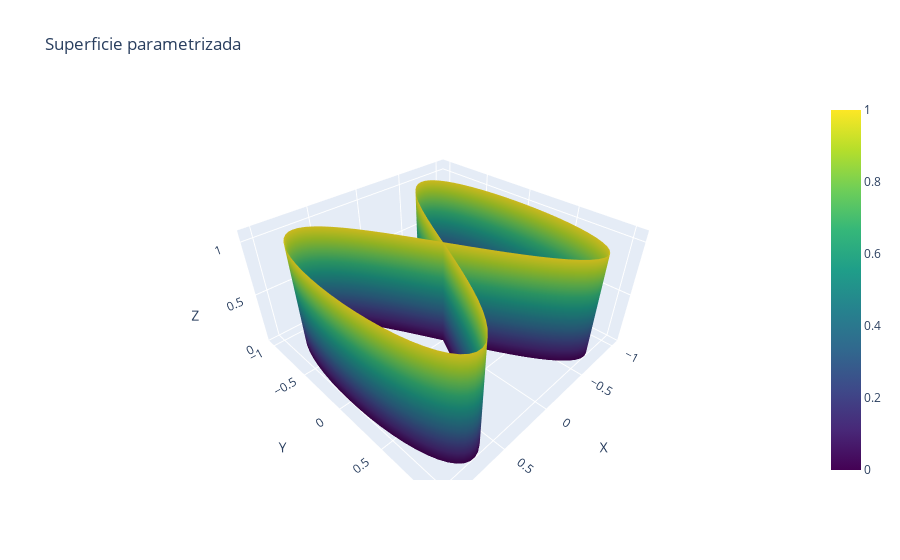

Notebook code for this chart:
### Code cell
fig = go.Figure(data=[
    go.Surface(x=x, y=y, z=z, colorscale='Viridis', showscale=True)
])

fig.update_layout(
    title="Superficie parametrizada",
    scene=dict(
        xaxis_title="X",
        yaxis_title="Y",
        zaxis_title="Z",
        xaxis=dict(range=[-1.1, 1.1]),
        yaxis=dict(range=[-1.1, 1.1]),
        zaxis=dict(range=[0, 1.1])
    )
)


fig.show()

### Figure 1 — Plotly figure (JSON) as saved in the notebook; plotly's stock layout.template omitted (floating-point values rounded to 4 significant figures; data arrays with more than 128 entries replaced by an {"elided": "..."} marker saying what was removed)
{"data": [{"colorscale": [[0, "#440154"], [0.1111, "#482878"], [0.2222, "#3e4989"], [0.3333, "#31688e"], [0.4444, "#26828e"], [0.5556, "#1f9e89"], [0.6667, "#35b779"], [0.7778, "#6ece58"], [0.8889, "#b5de2b"], [1, "#fde725"]], "showscale": true, "type": "surface", "x": {"elided": "100x100 float values"}, "y": {"elided": "100x100 float values"}, "z": {"elided": "100x100 float values"}}], "layout": {"scene": {"xaxis": {"range": [-1.1, 1.1], "title": {"text": "X"}}, "yaxis": {"range": [-1.1, 1.1], "title": {"text": "Y"}}, "zaxis": {"range": [0, 1.1], "title": {"text": "Z"}}}, "title": {"text": "Superficie parametrizada"}}}
